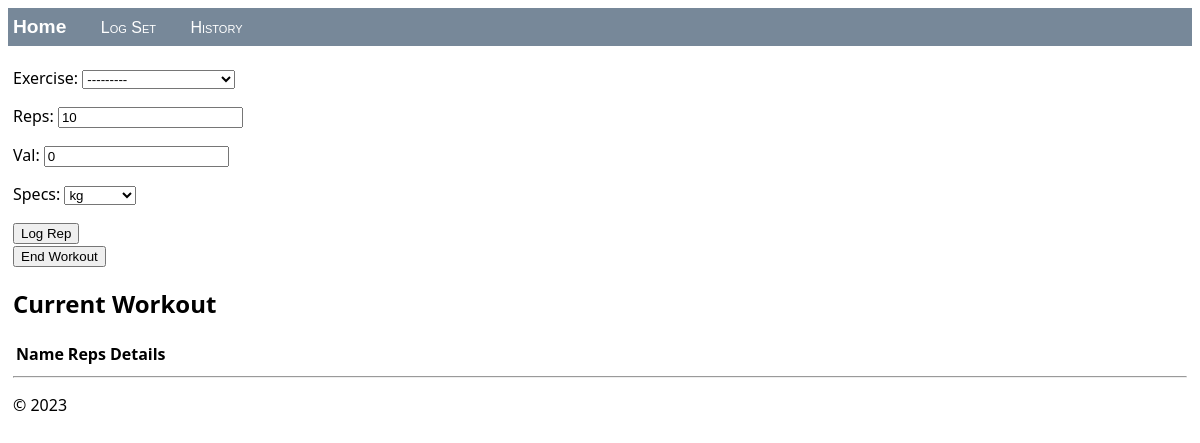
The app's page /exercise/, older data.
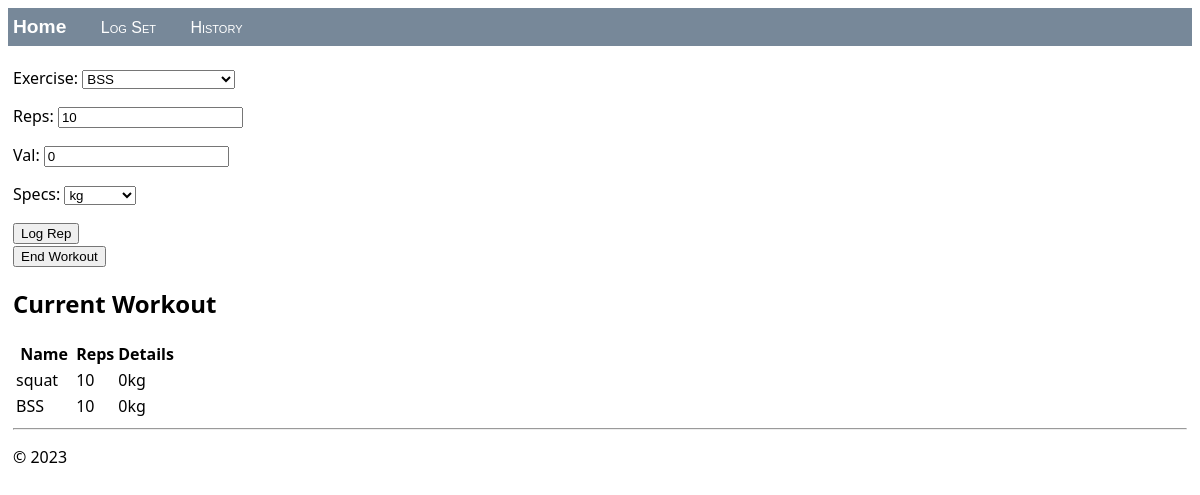
The same page, newer data.
### hello/models.py (models this page shows, shortened)
class Exercise(models.Model):
    workout_id = models.CharField(unique=False, max_length=100, default=datetime.datetime.now().strftime("%m/%d/%Y, %H:%M:%S"))
    EXERCISE_CATEGORIES = [
    ('legs', (
        ('ht', 'hip thrust'),
        ('kas', 'kas glute bridge'),
        ('sht', 'single-leg hip thrust'),
        ('be', 'back extension'),
        ('s', 'squat'),
        ('bss', 'BSS'),
        ('rdl', 'RDL'),
        ('dl', 'deadlift'),
        ('su', 'step-ups'),
    )),
    ('upper-body', (
        ('bc', 'bicep curls'),
        ('hc', 'hammer curls'),
        ('pu', 'pull-ups'),
    )),
    ('abs', (
        ('io', 'in-n-outs'),
        ('pl', 'plank'),
        ('spl', 'side plank'),
        ('hd', 'hip dips'),
        ('vs', 'v-sit'),
    )),
    ('cardio', (
        ('jo', 'jo'),
        ('bi', 'bike'),
        ('st', 'stair master'),
    )),]
    exercise = models.CharField(max_length=30, choices=EXERCISE_CATEGORIES)
    reps = models.IntegerField(default='10')
    val = models.IntegerField(default='0')
    UNIT_OPTIONS = [('kg', 'kg'),('lb','lb'),('s','seconds'),('min', 'minutes')]
    specs = models.CharField(max_length=3, choices=UNIT_OPTIONS, default=('kg', 'kg'))
    details = models.CharField(max_length=10, default='')

### hello/views.py (the view)
# urls.py: path("exercise/", views.dynamic, name="exercise"),
def dynamic(request):
    context = {}
    workout = Workout.objects.filter(status=False).last()
    if (request.method == "GET" or "POST"):
        if Workout.objects.filter(status=False).last() == None:
            context['workout_form'] = WorkoutForm()
        else:
            context['exercise_list'] = Exercise.objects.filter(workout_id=workout.id)
            if Exercise.objects.filter(workout_id=workout.id):
                context['exercise_form'] = ExerciseForm(instance=Exercise.objects.filter(workout_id=workout.id).last())
            else: context['exercise_form'] = ExerciseForm()
    if (request.method == "POST"):
        print(f'request.POST:{request.POST}')
        if request.POST.get('workout'):
            context['workout_form'] = None
            Workout.objects.create().save()
            return redirect('exercise')
        elif request.POST.getlist('log'):
            print('test')
            exercise_form = ExerciseForm(request.POST)
            if exercise_form.is_valid():
                exercise = exercise_form.save(commit=False)
                exercise.workout_id = workout.id
                exercise.details = str(exercise.val)+exercise.specs
                exercise.save()
            context['exercise_form'] = exercise_form
        elif request.POST.getlist('end'):
            Workout.objects.filter(status=False).last().endWorkout().save()
            return redirect('home')
    else: print('lol F')
    return render(request, "hello/logExercise.html", context)

### hello/forms.py
class ExerciseForm(forms.ModelForm):
    class Meta:
        model = Exercise
        fields = ("exercise","reps","val","specs",)   # NOTE: the trailing comma is required

### hello/templates/hello/logExercise.html (shortened to what this page needs)
{% extends "hello/layout.html" %}
{% load crispy_forms_tags %}
{% block content %}
{% if exercise_form %}
<form method="POST" class="log-form" enctype= multipart/form-data>
    {{ exercise_form.as_p }}
    <button type="submit" class="save btn btn-default" name="log">Log Rep</button>
</form>
<form method="POST" class="log-form" enctype= multipart/form-data>
    <button type="submit" class="save btn btn-default" name="end">End Workout</button>
</form>
{% endif %}
{% if exercise_form %}
<h2>Current Workout</h2>
<table class="exercise_form">
    <thead>
    <tr>
        <th>Name</th>
        <th>Reps</th>
        <th>Details</th>
    </tr>
    </thead>
    <tbody>
    {% for exercise in exercise_list %}
        <tr>
            <td>{{ exercise.get_exercise_display }}</td>
            <td>{{ exercise.reps }}</td>
            <td>{{ exercise.details }}</td>
        </tr>
    {% endfor %}
    </tbody>
</table>
{% endif %}
{% endblock %}

Row changes from the older to the newer data that the page shows:
added Exercise: exercise "BSS", reps "10", val "0", specs "kg", details "0kg"
added Exercise: exercise "squat", reps "10", details "0kg"
Text that changed along with them:
form field exercise: "---------" → (not shown)
form field reps: "10" → (not shown)
form field val: "0" → (not shown)
form field specs: "kg" → (not shown)
